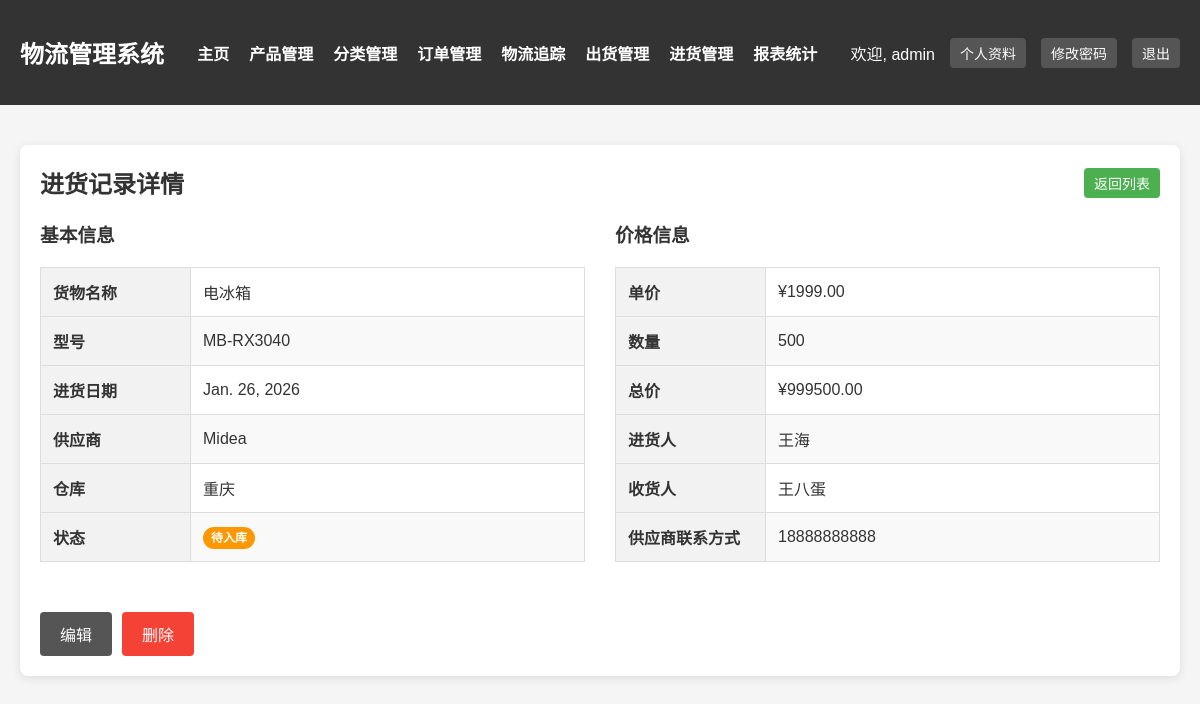
/accounts/purchases/2/ (signed in), run on the app's committed database.
### core/models.py (models this page shows, shortened)
class Purchase(models.Model):
    STATUS_CHOICES = [
        ('in_stock', '已入库'),
        ('pending', '待入库'),
    ]
    goods_name = models.CharField(max_length=100, verbose_name='货物名称')
    model = models.CharField(max_length=100, verbose_name='进货型号')
    purchase_date = models.DateField(verbose_name='进货日期')
    supplier_name = models.CharField(max_length=100, verbose_name='供应商名称')
    supplier_contact = models.CharField(max_length=20, verbose_name='供应商联系方式')
    purchaser = models.CharField(max_length=100, verbose_name='进货人')
    receiver = models.CharField(max_length=100, verbose_name='收货人')
    unit_price = models.DecimalField(max_digits=10, decimal_places=2, verbose_name='单价')
    quantity = models.IntegerField(verbose_name='进货数量')
    total_price = models.DecimalField(max_digits=15, decimal_places=2, verbose_name='总价格')
    warehouse = models.CharField(max_length=100, verbose_name='入库仓库')
    status = models.CharField(max_length=20, choices=STATUS_CHOICES, default='pending', verbose_name='入库状态')
    remark = models.TextField(blank=True, null=True, verbose_name='备注')
    created_by = models.ForeignKey(User, on_delete=models.SET_NULL, null=True, verbose_name='创建人')
    created_at = models.DateTimeField(auto_now_add=True, verbose_name='创建时间')
    updated_at = models.DateTimeField(auto_now=True, verbose_name='更新时间')
    class Meta:
        verbose_name = '进货记录'
        verbose_name_plural = '进货记录'
        ordering = ['-purchase_date', '-created_at']

### core/views.py (the view)
# urls.py: path('purchases/<int:pk>/', views.purchase_detail, name='purchase_detail'),
@login_required
def purchase_detail(request, pk):
    purchase = get_object_or_404(Purchase, pk=pk)
    return render(request, 'core/purchase_detail.html', {'purchase': purchase})

### core/templates/core/purchase_detail.html (shortened to what this page needs)
{% extends 'core/base.html' %}
{% block content %}
    <div class="content">
        <div class="content-header">
            <h2>进货记录详情</h2>
            <a href="{% url 'purchase_list' %}" class="btn btn-sm btn-primary">返回列表</a>
        </div>
        <div style="display: grid; grid-template-columns: 1fr 1fr; gap: 30px;">
            <div>
                <h3>基本信息</h3>
                <table>
                    <tr>
                        <th style="width: 150px;">货物名称</th>
                        <td>{{ purchase.goods_name }}</td>
                    </tr>
                    <tr>
                        <th>型号</th>
                        <td>{{ purchase.model }}</td>
                    </tr>
                    <tr>
                        <th>进货日期</th>
                        <td>{{ purchase.purchase_date }}</td>
                    </tr>
                    <tr>
                        <th>供应商</th>
                        <td>{{ purchase.supplier_name }}</td>
                    </tr>
                    <tr>
                        <th>仓库</th>
                        <td>{{ purchase.warehouse }}</td>
                    </tr>
                    <tr>
                        <th>状态</th>
                        <td>
                            <span class="status-badge status-{{ purchase.status }}">{{ purchase.get_status_display }}</span>
                        </td>
                    </tr>
                </table>
            </div>
            <div>
                <h3>价格信息</h3>
                <table>
                    <tr>
                        <th style="width: 150px;">单价</th>
                        <td>¥{{ purchase.unit_price }}</td>
                    </tr>
                    <tr>
                        <th>数量</th>
                        <td>{{ purchase.quantity }}</td>
                    </tr>
                    <tr>
                        <th>总价</th>
                        <td>¥{{ purchase.total_price }}</td>
                    </tr>
                    <tr>
                        <th>进货人</th>
                        <td>{{ purchase.purchaser }}</td>
                    </tr>
                    <tr>
                        <th>收货人</th>
                        <td>{{ purchase.receiver }}</td>
                    </tr>
                    <tr>
                        <th>供应商联系方式</th>
                        <td>{{ purchase.supplier_contact }}</td>
                    </tr>
                </table>
            </div>
        </div>
        <div style="margin-top: 30px; display: flex; gap: 10px;">
            <a href="{% url 'purchase_update' purchase.id %}" class="btn btn-secondary">编辑</a>
            <a href="{% url 'purchase_delete' purchase.id %}" class="btn btn-danger" onclick="return confirm('确定要删除这条记录吗？');">删除</a>
        </div>
    </div>
{% endblock %}

### core/templates/core/base.html (shortened to what this page needs)
<!DOCTYPE html>
<html lang="zh-CN">
<head>
</head>
<body>
    {% if user.is_authenticated %}
    <nav class="navbar">
        <div class="container">
            <h1>物流管理系统</h1>
            <ul class="nav-menu">
                <li><a href="{% url 'index' %}">主页</a></li>
                <li><a href="{% url 'product_list' %}">产品管理</a></li>
                <li><a href="{% url 'product_category_list' %}">分类管理</a></li>
                <li><a href="{% url 'order_list' %}">订单管理</a></li>
                <li><a href="{% url 'logistics_list' %}">物流追踪</a></li>
                <li><a href="{% url 'shipment_list' %}">出货管理</a></li>
                <li><a href="{% url 'purchase_list' %}">进货管理</a></li>
                <li><a href="{% url 'sales_report' %}">报表统计</a></li>
            </ul>
            <div class="user-info">
                <span>欢迎, {{ user.username }}</span>
                <a href="{% url 'user_profile' %}" class="btn btn-sm btn-secondary">个人资料</a>
                <a href="{% url 'change_password' %}" class="btn btn-sm btn-secondary">修改密码</a>
                <a href="{% url 'logout' %}" class="btn btn-sm btn-secondary">退出</a>
            </div>
        </div>
    </nav>
    {% endif %}
    <div class="container">
        {% block content %}
        {% endblock %}
    </div>
</body>
</html>

### core/templates/core/base.html (style rules this page uses)
* { margin: 0; padding: 0; box-sizing: border-box; }
body { font-family: Arial, sans-serif; background-color: #f5f5f5; color: #333; }
.container { max-width: 1200px; margin: 0 auto; padding: 20px; }
.btn { display: inline-block; padding: 10px 20px; background-color: #4CAF50; color: white; text-decoration: none; border: none; border-radius: 4px; cursor: pointer; font-size: 16px; }
.btn-primary { background-color: #4CAF50; }
.btn-secondary { background-color: #555; }
.btn-danger { background-color: #f44336; }
.btn-sm { padding: 5px 10px; font-size: 14px; }
.navbar { background-color: #333; color: white; padding: 15px 0; }
.navbar .container { display: flex; justify-content: space-between; align-items: center; }
.navbar h1 { font-size: 24px; margin: 0; }
.nav-menu { list-style: none; display: flex; gap: 20px; }
.nav-menu a { color: white; text-decoration: none; font-weight: bold; }
.user-info { display: flex; align-items: center; gap: 15px; }
.content { background-color: white; padding: 20px; border-radius: 8px; box-shadow: 0 2px 10px rgba(0, 0, 0, 0.1); margin-top: 20px; }
.content-header { display: flex; justify-content: space-between; align-items: center; margin-bottom: 20px; }
.content-header h2 { margin: 0; }
table { width: 100%; border-collapse: collapse; margin: 20px 0; }
table, th, td { border: 1px solid #ddd; }
th, td { padding: 12px; text-align: left; }
th { background-color: #f2f2f2; font-weight: bold; }
tr:nth-child(even) { background-color: #f9f9f9; }
.status-badge { padding: 4px 8px; border-radius: 12px; font-size: 12px; font-weight: bold; }
.status-pending { background-color: #ff9800; color: white; }

### data on the page
Purchase: goods_name "电冰箱", model "MB-RX3040", purchase_date "Jan. 26, 2026", supplier_name "Midea", warehouse "重庆", status "待入库", unit_price "1999.00", quantity "500", total_price "999500.00", purchaser "王海", receiver "王八蛋", supplier_contact "18888888888"

### other printed values
{{ user.username }} "admin"
